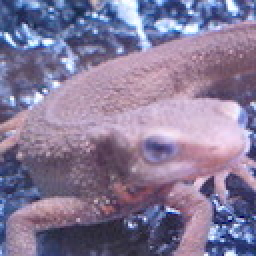
#> input picture Question_01_10/answers/imori.jpg, 128 x 128 px, found by its file name (shown 2 times larger)
$ python myans_52.py
#> lines starting #> are read from the running program, lines starting #| are printed output that depends on the picture; after the words box and inside, x2 and y2 are one past the last pixel; in counts of white or black regions, pixels touching at a corner belong together
#> further down, img is the input picture: shape (128, 128, 3); mean B, G, R 152.8, 121.8, 134.1
import cv2
import numpy as np

def BGRTOGRAY(img):
    gray = img[:,:,2] * 0.2126 + img[:,:,1] * 0.7152 + img[:,:,0] * 0.0722
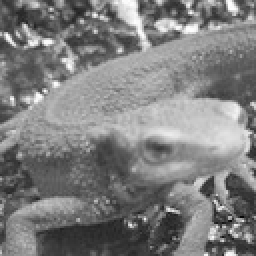
#> gray: shape (128, 128) float64 (shown 2 times larger); min 6.71, max 254.4, mean 126.7

    return gray.astype(np.uint8)

def OtsuThreshould(gray):

    Ver, Hor = gray.shape
#> Ver = 128; Hor = 128
    x = np.tile(np.arange(Hor), (Ver, 1))
    y = np.arange(Ver).repeat(Hor).reshape(Ver, Hor)
    current_var_between = 0

    boundary = 0
    for i in range(1, 255):
        weight_low = gray[gray < i].size / gray.size
        weight_high = gray[gray >= i].size / gray.size

        if (weight_low > 0) and (weight_high > 0):

            medium_low = np.mean(gray[gray < i])
            #var_low = np.var(gray[gray <= i])
            medium_high = np.mean(gray[gray >= i])
            #var_high = np.var(gray[gray > i])

            #var_inner = weight_low * var_low + weight_high * var_high
            var_between = weight_low * weight_high * ((medium_low - medium_high) ** 2)

            if current_var_between < var_between:
                current_var_between = var_between
                boundary = i
#> this loop made 254 passes
#> (medium_low, medium_high, var_between, current_var_between) on passes 7, 8, 21, 23, 24, 26, 29, 30, 31, 32, 34, 35: (6, 126.2, 0.881, 0.881), (6.67, 126.2, 2.62, 2.62), (10, 126.2, 3.3, 3.3), (12.4, 126.2, 3.95, 3.95), (14.17, 126.2, 4.6, 4.6), (15.71, 126.2, 5.21, 5.21), (17.25, 126.2, 5.8, 5.8), (18.56, 126.2, 6.36, 6.36), (19.7, 126.2, 6.92, 6.92), (20.73, 126.2, 7.47, 7.47), (22.62, 126.2, 8.52, 8.52), (25.29, 126.3, 10.57, 10.57)
#> (medium_low, medium_high, var_between) on passes 9 to 14: (6.67, 126.2, 2.62), (6.67, 126.2, 2.62), (6.67, 126.2, 2.62), (6.67, 126.2, 2.62), (6.67, 126.2, 2.62), (6.67, 126.2, 2.62)
#> after the loop, boundary = 127; current_var_between = 1633.1

    print(boundary)
#| 127
    gray[gray > boundary] = 255
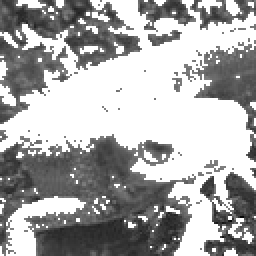
#> gray: shape (128, 128) (shown 2 times larger); min 6, max 255, mean 168.9
    gray[gray <= boundary] = 0
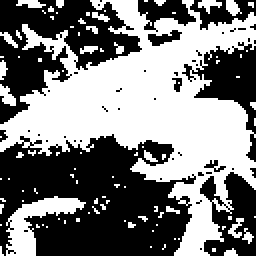
#> gray: shape (128, 128) (shown 2 times larger); 48.8% white; 95 white regions (82 under 20 px), largest, box (x1, y1, x2, y2) and area: (0, 0, 128, 128) 6851, (3, 98, 43, 128) 470, (0, 42, 8, 53) 52

    return gray

def Morphological(binary, times=1, mode='expansion'):

#> called with times = 3, mode = 'shrink'
    def expansion(binary):
        Ver, Hor = binary.shape

        fileter = list(map(np.uint8, [[0, 1, 0], [1, 0, 1], [0, 1, 0]]))
        tmp = np.pad(binary, [(1, 1), (1, 1)], mode='constant')
        binary = np.pad(binary, [(1, 1), (1, 1)], mode='constant')

        for x in range(1, Hor+1):
            for y in range(1, Ver+1):
                if np.sum(fileter * tmp[y-1:y+2, x-1:x+2]) >= 255:
                    binary[y, x] = 255

        return binary[1:Ver+1, 1:Hor+1]

    def shrink(binary):
        Ver, Hor = binary.shape

        fileter = list(map(np.uint8, [[0, 1, 0], [1, 0, 1], [0, 1, 0]]))
        tmp = np.pad(binary, [(1, 1), (1, 1)], mode='constant')
        binary = np.pad(binary, [(1, 1), (1, 1)], mode='constant')

        for x in range(1, Hor+1):
            for y in range(1, Ver+1):
                if np.sum(fileter * tmp[y-1:y+2, x-1:x+2]) < 255*4:
                    binary[y, x] = 0

        return binary[1:Ver+1, 1:Hor+1]

    if mode == 'expansion':
        for i in range(times):
            binary = expansion(binary)
    elif mode == 'shrink':
         for i in range(times):
            binary = shrink(binary)
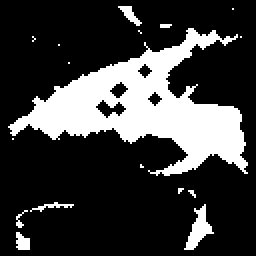
#> binary: shape (128, 128) (shown 2 times larger); 23.1% white; 17 white regions (12 under 20 px), largest, box (x1, y1, x2, y2) and area: (4, 14, 124, 88) 3452, (92, 102, 107, 125) 145, (59, 3, 71, 13) 49, (8, 116, 15, 125) 48, (15, 101, 37, 106) 37

    return binary


img = cv2.imread("../imori.jpg")
gray = BGRTOGRAY(img)
nichika = OtsuThreshould(gray)
binary = nichika.copy()

binary = Morphological(binary, 3, 'shrink')
binary = Morphological(binary, 3, 'expansion')
#> call 2 of Morphological, with times = 3, mode = 'expansion'
#> the loop in Morphological (call 2), `for i in range(times):` made 3 passes
#> pass 1, in expansion, `tmp = np.pad(binary, [(1, 1), (1, 1)], mode='constant')`:
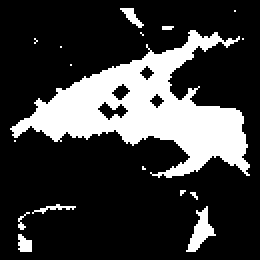
#> tmp: shape (130, 130) (shown 2 times larger); 22.4% white; 17 white regions (12 under 20 px), largest, box (x1, y1, x2, y2) and area: (5, 15, 125, 89) 3452, (93, 103, 108, 126) 145, (60, 4, 72, 14) 49, (9, 117, 16, 126) 48, (16, 102, 38, 107) 37
#> after the loop in Morphological (call 2), `for i in range(times):`:
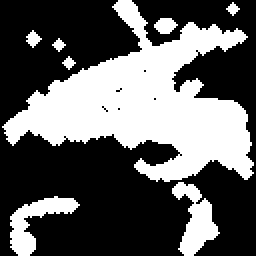
#> binary: shape (128, 128) (shown 2 times larger); 37.4% white; 8 white regions, largest, box (x1, y1, x2, y2) and area: (1, 0, 127, 91) 5115, (86, 91, 110, 128) 426, (5, 98, 40, 128) 408


result = np.abs(nichika - binary)
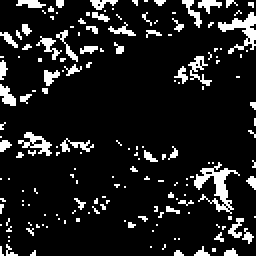
#> result: shape (128, 128) (shown 2 times larger); 11.4% white in thin lines or dots
cv2.imshow("result", result)
cv2.imwrite("myans_52.jpg", result)
cv2.waitKey(0)
cv2.destroyAllWindows()
